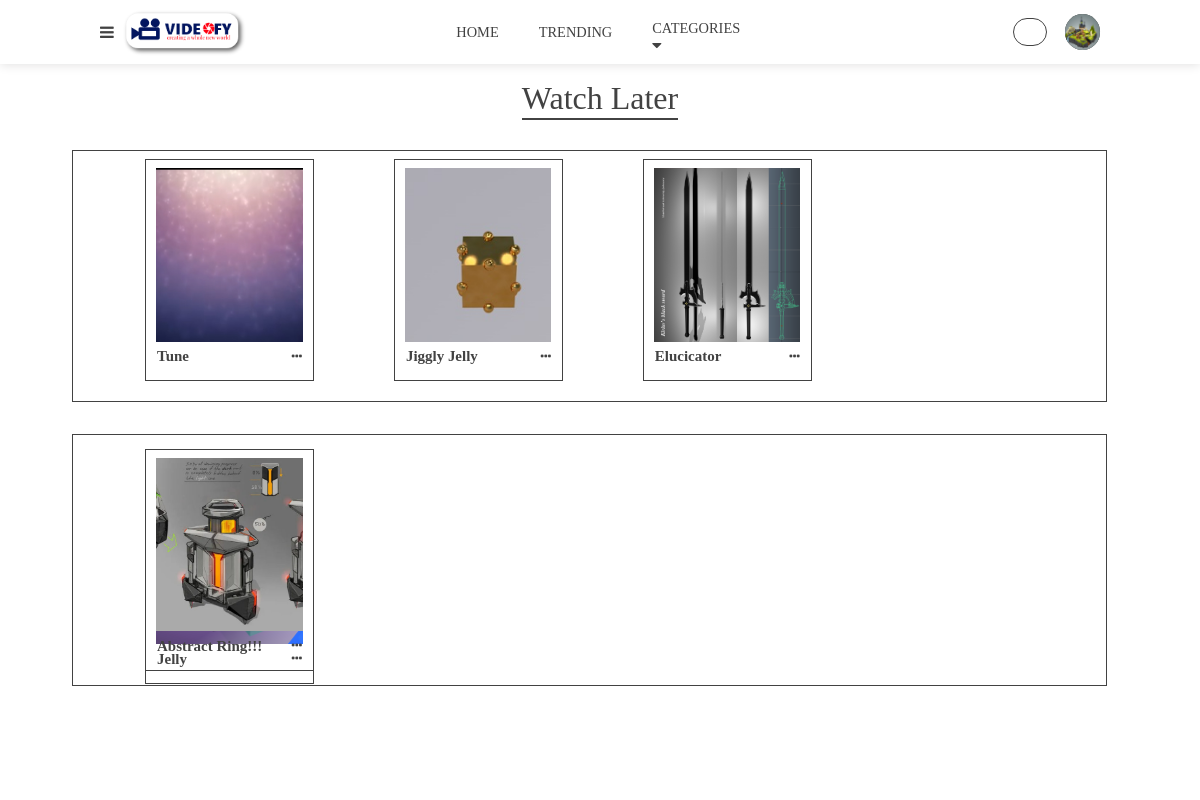
The page /users/watchLaterVideos/ (signed in) on the database its author committed.
### users/models.py (models this page shows, shortened)
class UserProfile(models.Model):
    user = models.OneToOneField(User,on_delete=models.CASCADE,null=True,blank=True)
    about = models.TextField(max_length=300,null=True,blank=True,default="")
    subscribers = models.IntegerField(default=0,null=True,blank=True)
    profilePic = models.ImageField(null=True,blank=True,upload_to='ProfilePic',default='')

class UserVideo(models.Model):
    videoCat = (
        ('Music','Music'),
        ('Movies','Movies'),
        ('Gaming','Gaming'),
        ('Education','Education'),
        ('Fashion','Fashion'),
    )
    user = models.ForeignKey(User,on_delete=models.CASCADE,null=True,blank=True,default=1)
    video = models.FileField(null=True,blank=True)
    videoName = models.CharField(max_length=50,null=True,blank=True)
    videoPic = models.ImageField(null=True,blank=True)
    description = models.TextField(max_length=800,null=True,blank=True)
    likes = models.ManyToManyField(User,related_name='video_likes',null=True,blank=True)
    dislikes = models.ManyToManyField(User,related_name='video_dislikes',null=True,blank=True)
    category = MultiSelectField(choices=videoCat,max_choices=4,default=1)
    watchLater = models.ManyToManyField(User,related_name='watch_later',null=True,blank=True)
    history = models.ManyToManyField(User,related_name='user_history',null=True,blank=True)
    trending = models.BooleanField(null=True,blank=True,default=False)
    trendingTop5 = models.BooleanField(null=True,blank=True,default=False)

### users/views.py (the view)
# urls.py: path('watchLaterVideos/',UserWatchLaterVideos,name='watchLaterVideos'),
def UserWatchLaterVideos(request):
    if not request.user.is_authenticated:
        return redirect('home')
    watchLaterVid = UserVideo.objects.filter(watchLater__id = request.user.id).all().order_by('-id')
    if 'RemoveWatchLater' in request.POST:
        video = UserVideo.objects.filter(id = request.POST.get('RemoveWatchLater')).first()
        video.watchLater.remove(request.user)
        return redirect('watchLaterVideos')
    if 'AddLike' in request.POST:
        video = UserVideo.objects.filter(id = request.POST.get('AddLike')).first()
        video.likes.add(request.user)
        return redirect('watchLaterVideos')
    d = {'watchLaterVid':watchLaterVid}
    return render(request,'watchLaterView.html',d)

### templates/watchLaterView.html (shortened to what this page needs)
{% extends 'main.html' %}
{% block body %}
{% load static %}
    <div class="historyContainer">
        <h1>Watch Later <div class="underline"></div></h1>
        <div class="historyContent">
            <div class="historyContentLayers">
                {% for i in watchLaterVid %}
                <div class="historyVideo">
                    <div class="historyVideoTop">
                        <img src="{{ i.videoPic.url }}" alt="NF">
                    </div>
                    <div class="historyVideoBottom">
                        <a href=""><h3>{{ i.videoName }}</h3></a>
                        <i class="fa fa-ellipsis-h" aria-hidden="true">
                        </i>
                    </div>
                </div>
                {% if forloop.counter|divisibleby:4 %}
            </div>
            <div class="historyContentLayers">
                {% endif %}
            {% endfor %}
        </div>
        </div>
    </div>
{% endblock body %}

### templates/main.html (shortened to what this page needs)
{% load static %}
<!DOCTYPE html>
<html lang="en">
<head>
    <link href="https://stackpath.bootstrapcdn.com/font-awesome/4.7.0/css/font-awesome.min.css" rel="stylesheet">
    <link rel="stylesheet" href="{% static 'stylea.css' %}">
    <link href="https://vjs.zencdn.net/7.8.4/video-js.css" rel="stylesheet" />
    <link rel="stylesheet" href="https://unpkg.com/swiper/swiper-bundle.css">
    <link rel="stylesheet" href="https://unpkg.com/swiper/swiper-bundle.min.css">
</head>
<body>
    <nav class="tnavbar">
        <div class="tnavbarLeft">
          <i class="fa fa-bars" id="sidenav-toggler" aria-hidden="true"></i>
          <a href="{% url 'home' %}"><label>
            <img src="{% static 'Group 107.png' %}" alt="" class="logo">
          </label></a>
        </div>
        <div class="tnavLinks">
          <a href="{% url 'home' %}">HOME</a>
          <a href="{% url 'trending' %}">TRENDING</a>
          <div class="tnavDropdown">
            <button>CATEGORIES</button>
            <i class="fa fa-caret-down"></i>
          </div>
        </div>
        <div class="tnavRight">
          <form method="get" class="tanvSearch" action="{% url 'search' %}">
              <input type="text" name="query" id="query" autocomplete="off">
          </form>
          {% if request.user.is_authenticated%}
          <div class="tnavUserPic">
            {% if user.userprofile.profilePic %}
            <img class="tnavUserPicImg" src="{{ user.userprofile.profilePic.url}}" alt="NF">
            {% else %}
            <img class="tnavUserPicImg" src="{% static 'user.webp' %}" alt="NF">
            {% endif %}
            </div>
        </div>
        {% else %}
        <a href="{% url 'login' %}"><p class="loginPopup">Login</p></a>
        {% endif %}
    </nav>
    {% block body %}
    {% endblock body %}
</body>
</html>

### static/stylea.css (style rules this page uses)
:root { --tnav-bg:#fff; --content:#424242; --body-bg:#fff; --tnav-shadow:#E2E1E1; --snav-bg:#fff; --hover-color:#ff4f58ff; }
a { color: var(--content); }
* { padding: 0; margin: 0; box-sizing: border-box; text-decoration: none; font-family: Playfair Display; outline: none; }
html,body { height: 100%; width: 100%; background-color: var(--body-bg); }
html { font-size: 100%; }
body { overflow: hidden; }
.tnavbar { height: 4rem; width: 100%; background-color: var(--tnav-bg); color: var(--content); box-shadow: 0 .0625rem .625rem var(--tnav-shadow); display: flex; align-items: center; justify-content: space-between; padding: 0 6.25rem; }
.tnavbarLeft { display: flex; align-items: center; justify-content: space-between; height: 100%; width: 6rem; }
.tnavbarLeft i { font-weight: 400; cursor: pointer; }
.tnavbarLeft label { cursor: pointer; font-size: 1.5rem; }
.logo { margin-top: 0.5rem; margin-left: 0.5rem; height: 3rem; }
.tnavLinks { display: flex; align-items: center; color: var(--content); gap: 2.5rem; }
.tnavLinks a { font-size: .9rem; cursor: pointer; }
.tnavDropdown { position: relative; height: 1.6rem; width: 6.3rem; }
.tnavDropdown button { cursor: pointer; background-color: inherit; border: none; color: inherit; font-weight: inherit; font-family: inherit; outline: none; font-size: .9rem; }
.tnavUserPic { height: 2.19rem; width: 2.19rem; cursor: pointer; border-radius: 50%; background-color: var(--content); position: relative; }
.tnavUserPic img { height: 100%; width: 100%; object-fit: cover; border-radius: 50%; }
.tnavRight { position: relative; display: flex; align-items: center; gap: 1rem; justify-content: flex-end; }
.tnavRight form input { background: url(https://static.tumblr.com/ftv85bp/MIXmud4tx/search-icon.png) no-repeat 9px center; margin-right: .1rem; border: .0625rem solid var(--content); background-color: inherit; cursor: pointer; text-align: start; color: inherit; height: 1.7rem; padding-left: 2rem; font-size: .7rem; border-radius:1rem; width: 2rem; outline: none; transition: all .5s ease; }
.historyContainer { position: relative; display: flex; flex-direction: column; align-items: center; justify-content: space-between; overflow: hidden; padding: 1rem 0; width: 100%; height: 91.5%; color: var(--content); }
.historyContainer h1 { font-size: 2rem; font-weight: 400; }
.historyContainer h1 .underline { width: 100%; height: .1rem; margin-top: 0.0625rem; background-color:var(--content); }
.historyContent { overflow-y: scroll; overflow-x: hidden; width: 88%; height: 90%; background-color:var(--body-bg); }
.historyContentLayers { height: 40%; width: 98%; display: flex; align-items: center; padding: .5rem 4.5rem; flex-wrap: wrap; gap: 5rem; background-color: var(--snav-bg); border: .0625rem solid var(--content); margin-bottom: 2rem; }
.historyVideo { height: 95%; width: 19%; background-color: var(--body-bg); display: flex; flex-direction: column; align-items: center; justify-content: space-between; padding: 0.5rem; border: .0625rem solid var(--content); }
.historyVideoTop { height: 85%; width: 97%; background-color: red; overflow: hidden; position: relative; }
.historyVideoTop img { height: 100%; width: 100%; object-fit: cover; }
.historyVideoBottom { height: 15%; width: 96%; display: flex; font-size: .8rem; font-weight: 400; align-items: center; justify-content: space-between; color: var(--content); }
.historyVideoBottom h3, i { cursor: pointer; position: relative; }

### rows shown on the page
UserVideo: videoPic (picture), videoName "Tune"
UserVideo: videoPic (picture), videoName "Jiggly Jelly"
UserVideo: videoPic (picture), videoName "Elucicator"
UserVideo: videoName "Jelly"
UserVideo: videoPic (picture), videoName "Abstract Ring!!!"
